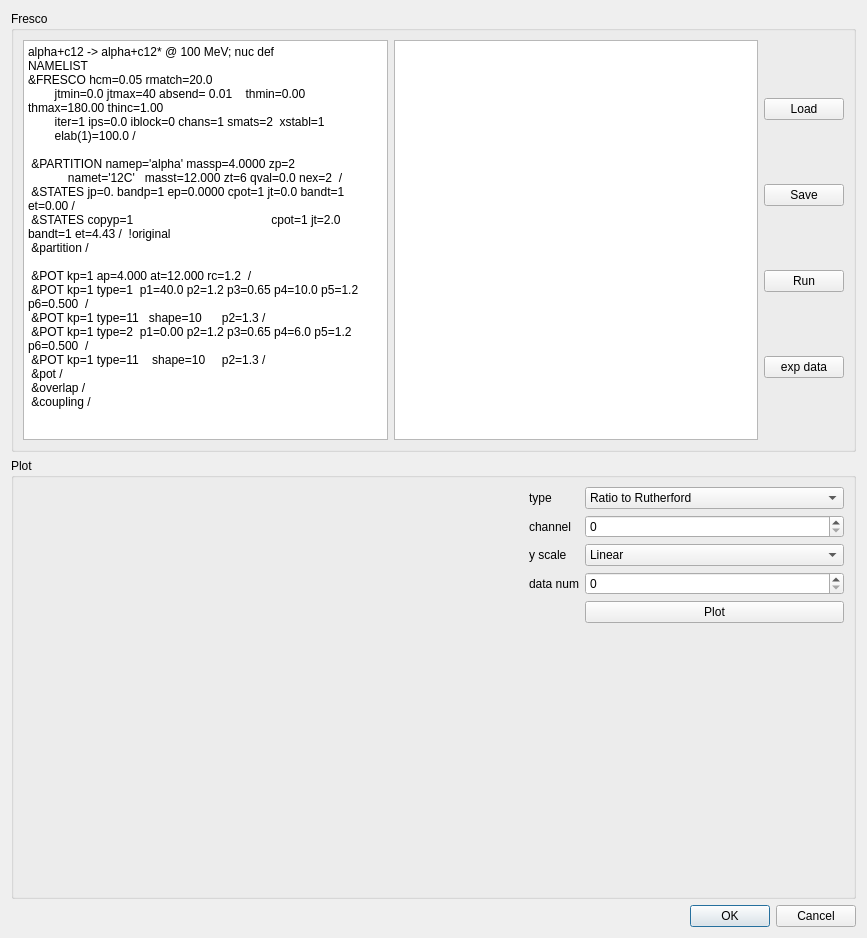
<?xml version="1.0" encoding="UTF-8"?>
<ui version="4.0">
 <class>Dialog</class>
 <widget class="QDialog" name="Dialog">
  <property name="geometry">
   <rect>
    <x>0</x>
    <y>0</y>
    <width>867</width>
    <height>917</height>
   </rect>
  </property>
  <property name="windowTitle">
   <string>Dialog</string>
  </property>
  <layout class="QVBoxLayout" name="verticalLayout_2">
   <item>
    <widget class="QGroupBox" name="groupBox">
     <property name="title">
      <string>Fresco</string>
     </property>
     <property name="flat">
      <bool>false</bool>
     </property>
     <property name="checkable">
      <bool>false</bool>
     </property>
     <layout class="QHBoxLayout" name="horizontalLayout">
      <item>
       <widget class="QPlainTextEdit" name="Text_fresco_in">
        <property name="minimumSize">
         <size>
          <width>0</width>
          <height>400</height>
         </size>
        </property>
        <property name="maximumSize">
         <size>
          <width>16777215</width>
          <height>16777215</height>
         </size>
        </property>
        <property name="plainText">
         <string>alpha+c12 -&gt; alpha+c12* @ 100 MeV; nuc def
NAMELIST
&amp;FRESCO hcm=0.05 rmatch=20.0
        jtmin=0.0 jtmax=40 absend= 0.01    thmin=0.00 thmax=180.00 thinc=1.00
        iter=1 ips=0.0 iblock=0 chans=1 smats=2  xstabl=1
        elab(1)=100.0 /

 &amp;PARTITION namep='alpha' massp=4.0000 zp=2
            namet='12C'   masst=12.000 zt=6 qval=0.0 nex=2  /
 &amp;STATES jp=0. bandp=1 ep=0.0000 cpot=1 jt=0.0 bandt=1 et=0.00 /
 &amp;STATES copyp=1 		 cpot=1 jt=2.0 bandt=1 et=4.43 /  !original
 &amp;partition /

 &amp;POT kp=1 ap=4.000 at=12.000 rc=1.2  /
 &amp;POT kp=1 type=1  p1=40.0 p2=1.2 p3=0.65 p4=10.0 p5=1.2 p6=0.500  /
 &amp;POT kp=1 type=11   shape=10      p2=1.3 /
 &amp;POT kp=1 type=2  p1=0.00 p2=1.2 p3=0.65 p4=6.0 p5=1.2 p6=0.500  /
 &amp;POT kp=1 type=11    shape=10     p2=1.3 /
 &amp;pot /
 &amp;overlap /
 &amp;coupling /</string>
        </property>
       </widget>
      </item>
      <item>
       <widget class="QTextBrowser" name="Widget_text">
        <property name="minimumSize">
         <size>
          <width>0</width>
          <height>400</height>
         </size>
        </property>
       </widget>
      </item>
      <item>
       <layout class="QVBoxLayout" name="verticalLayout">
        <item>
         <widget class="QPushButton" name="pushButton_load">
          <property name="text">
           <string>Load</string>
          </property>
         </widget>
        </item>
        <item>
         <widget class="QPushButton" name="pushButton_save">
          <property name="text">
           <string>Save</string>
          </property>
         </widget>
        </item>
        <item>
         <widget class="QPushButton" name="pushButton_run">
          <property name="text">
           <string>Run</string>
          </property>
         </widget>
        </item>
        <item>
         <widget class="QPushButton" name="pushButton_expdata">
          <property name="text">
           <string>exp data</string>
          </property>
         </widget>
        </item>
       </layout>
      </item>
     </layout>
    </widget>
   </item>
   <item>
    <widget class="QGroupBox" name="groupBox_2">
     <property name="title">
      <string>Plot</string>
     </property>
     <layout class="QHBoxLayout" name="horizontalLayout_2">
      <item>
       <widget class="QWidget" name="plotWidget" native="true">
        <property name="minimumSize">
         <size>
          <width>500</width>
          <height>400</height>
         </size>
        </property>
        <layout class="QVBoxLayout" name="plot_layout"/>
       </widget>
      </item>
      <item>
       <layout class="QFormLayout" name="formLayout">
        <item row="1" column="0">
         <widget class="QLabel" name="label">
          <property name="text">
           <string>channel</string>
          </property>
         </widget>
        </item>
        <item row="1" column="1">
         <widget class="QSpinBox" name="spinBox_channel"/>
        </item>
        <item row="2" column="1">
         <widget class="QComboBox" name="comboBox_scale">
          <item>
           <property name="text">
            <string>Linear</string>
           </property>
          </item>
          <item>
           <property name="text">
            <string>Log</string>
           </property>
          </item>
         </widget>
        </item>
        <item row="2" column="0">
         <widget class="QLabel" name="label_2">
          <property name="text">
           <string>y scale</string>
          </property>
         </widget>
        </item>
        <item row="0" column="0">
         <widget class="QLabel" name="label_3">
          <property name="text">
           <string>type</string>
          </property>
         </widget>
        </item>
        <item row="0" column="1">
         <widget class="QComboBox" name="comboBox_type">
          <item>
           <property name="text">
            <string>Ratio to Rutherford</string>
           </property>
          </item>
          <item>
           <property name="text">
            <string>mb/sr</string>
           </property>
          </item>
         </widget>
        </item>
        <item row="3" column="0">
         <widget class="QLabel" name="label_4">
          <property name="text">
           <string>data num</string>
          </property>
         </widget>
        </item>
        <item row="3" column="1">
         <widget class="QSpinBox" name="spinBox_dataN">
          <property name="maximum">
           <number>2</number>
          </property>
         </widget>
        </item>
        <item row="4" column="1">
         <widget class="QPushButton" name="pushButton_plot">
          <property name="text">
           <string>Plot</string>
          </property>
         </widget>
        </item>
       </layout>
      </item>
     </layout>
    </widget>
   </item>
   <item>
    <widget class="QDialogButtonBox" name="buttonBox">
     <property name="orientation">
      <enum>Qt::Horizontal</enum>
     </property>
     <property name="standardButtons">
      <set>QDialogButtonBox::Cancel|QDialogButtonBox::Ok</set>
     </property>
    </widget>
   </item>
  </layout>
 </widget>
 <resources/>
 <connections>
  <connection>
   <sender>buttonBox</sender>
   <signal>accepted()</signal>
   <receiver>Dialog</receiver>
   <slot>accept()</slot>
   <hints>
    <hint type="sourcelabel">
     <x>248</x>
     <y>254</y>
    </hint>
    <hint type="destinationlabel">
     <x>157</x>
     <y>274</y>
    </hint>
   </hints>
  </connection>
  <connection>
   <sender>buttonBox</sender>
   <signal>rejected()</signal>
   <receiver>Dialog</receiver>
   <slot>reject()</slot>
   <hints>
    <hint type="sourcelabel">
     <x>316</x>
     <y>260</y>
    </hint>
    <hint type="destinationlabel">
     <x>286</x>
     <y>274</y>
    </hint>
   </hints>
  </connection>
 </connections>
</ui>
